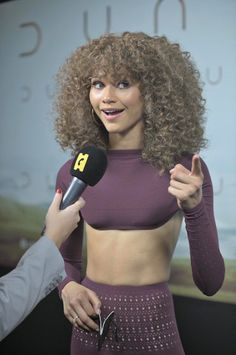
#> input picture Images/Zendaya/0.jpg, 236 x 355 px; its folder holds 4 pictures in this run
$ python post-scraper.py
#> lines starting #> are read from the running program, lines starting #| are printed output that depends on the picture
from asyncio import get_running_loop
import cv2
import os

#clean up the scraped image directories
#lint up the folder by file size, amount of faces recognized

def GetNumFaces(imagePath):
#> called with imagePath = 'Images/Zendaya/0.jpg'
    faceCascade = cv2.CascadeClassifier(cv2.data.haarcascades + "haarcascade_frontalface_default.xml")
    image = cv2.imread(imagePath)
#> image is the input picture: shape (355, 236, 3); mean B, G, R 114.8, 113.9, 115.2
    gray = cv2.cvtColor(image, cv2.COLOR_BGR2GRAY)
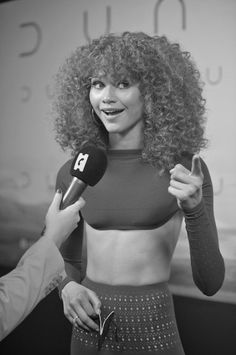
#> gray: shape (355, 236); min 2, max 254, mean 114.4

    faces = faceCascade.detectMultiScale(
        gray,
        scaleFactor=1.1,
        minNeighbors=5,
        minSize=(30,30),
        )
#> faces = [[79, 60, 66, 66]]

    return len(faces)

def main():
    directory = "Images/Zendaya"
    dirtyFileCount = 0
    allFileCount = 0
    cleanFileCount = 0

    for fileName in os.listdir(directory):
        f = os.path.join(directory, fileName)
        split = fileName.split('.')
        extension = split[1]
        allFileCount+=1
        if (GetNumFaces(f) == 0 or GetNumFaces(f) > 1):
            dirtyFileCount+=1
            os.remove(f)
        else:
            os.rename(f, os.path.join(directory, str(cleanFileCount) + "." + extension))
            cleanFileCount+=1
#> pass 2 of the loop in main, `for fileName in os.listdir(directory):`:
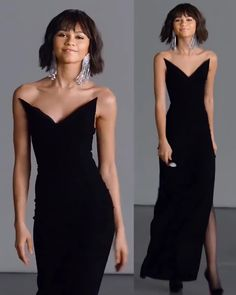
#> input picture Images/Zendaya/1.jpg, 236 x 295 px
#> in GetNumFaces, image is the input picture: shape (295, 236, 3); mean B, G, R 76, 74.3, 84
#> in GetNumFaces (call 3), `gray = cv2.cvtColor(image, cv2.COLOR_BGR2GRAY)`:
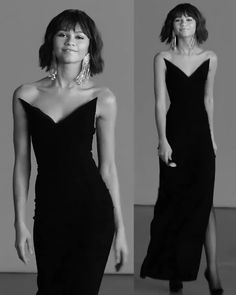
#> gray: shape (295, 236); min 0, max 241, mean 77.4
#> faces = [[52, 22, 41, 41]]
#> pass 3 of the loop in main, `for fileName in os.listdir(directory):`:
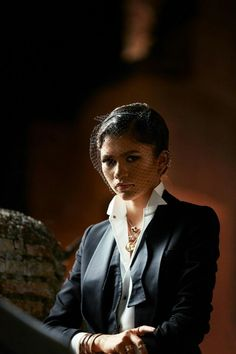
#> input picture Images/Zendaya/10.jpg, 236 x 354 px
#> in GetNumFaces, image is the input picture: shape (354, 236, 3); mean B, G, R 22.3, 30, 39.9
#> in GetNumFaces (call 5), `gray = cv2.cvtColor(image, cv2.COLOR_BGR2GRAY)`:
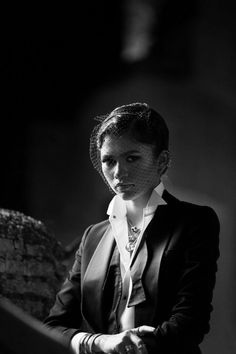
#> gray: shape (354, 236); min 0, max 255, mean 32.1
#> faces = [[91, 139, 57, 57]]
#> the loop made 4 passes; the first 3 are shown


    print(str(dirtyFileCount) + "/" + str(allFileCount) + " images were removed.")


main()
